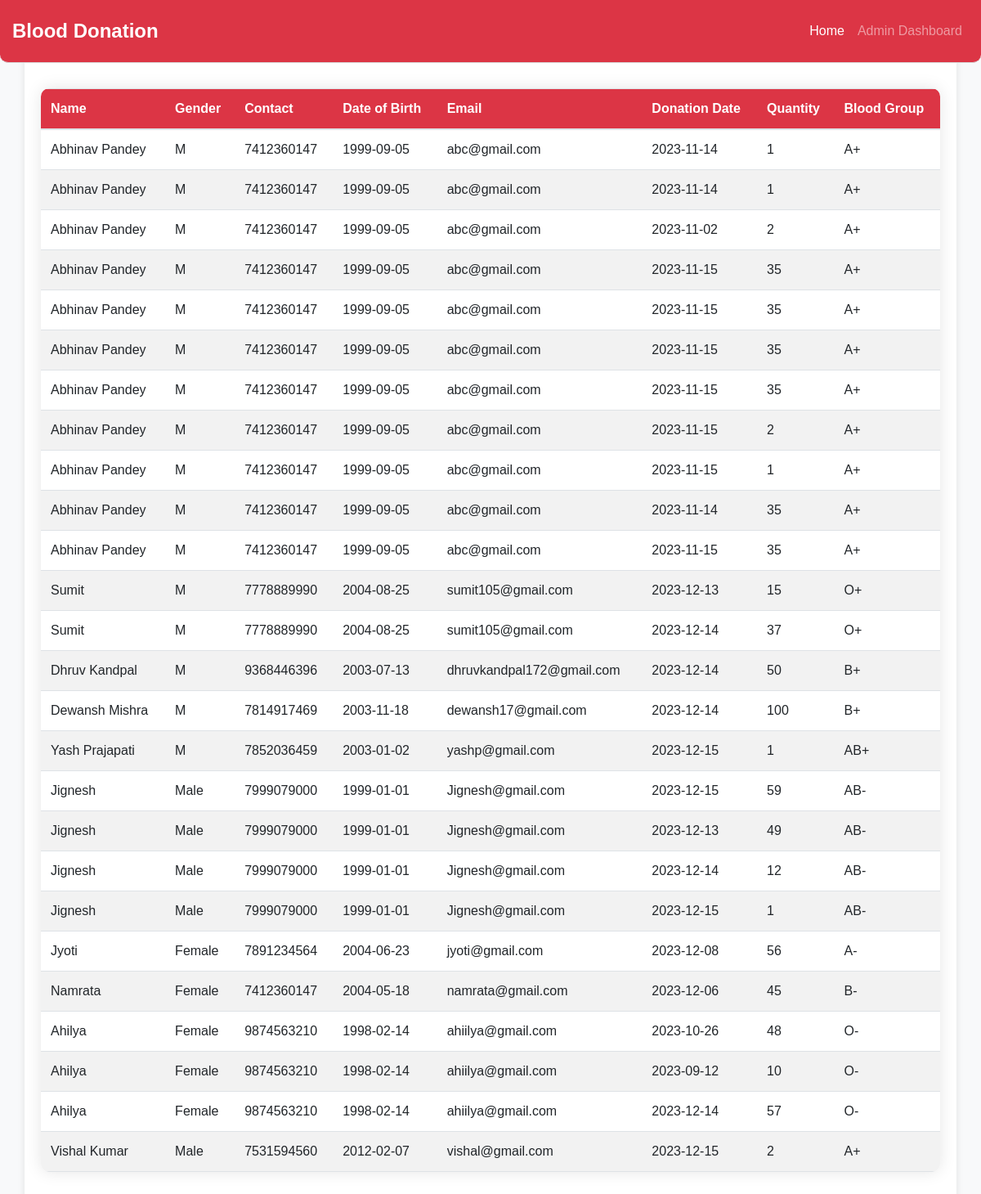
/donations_made, run on the app's committed database.
### app.py (models this page shows)
class User(db.Model):
    id = db.Column(db.Integer, primary_key=True)
    username = db.Column(db.String(20), unique=True, nullable=False)
    email = db.Column(db.String(120), unique=True, nullable=False)
    password = db.Column(db.String(60), nullable=False)
    full_name = db.Column(db.String(50), nullable=True)
    gender = db.Column(db.String(10))
    date_of_birth = db.Column(db.Date)
    contact_details = db.Column(db.String(20))
    address = db.Column(db.String(100))
    blood_type = db.Column(db.String(5))
    medical_history = db.Column(db.Text)
    eligibility_for_donation = db.Column(db.Boolean, default=True)
    donations = db.relationship('DonationRecord', backref='user', lazy=True)

class D_record(db.Model):
    id = db.Column(db.Integer, primary_key=True)
    user_id = db.Column(db.Integer, db.ForeignKey('user.id'), nullable=False)
    donation_date = db.Column(db.Date, nullable=False, default='2000-01-01')
    quantity = db.Column(db.Integer, nullable=False)
    blood_group = db.Column(db.String(5), nullable=False)

### app.py (the view)
@app.route('/donations_made')
def donations_made():
    users = User.query.all()
    return render_template('donations_made.html', users=users, get_donation_records=get_donation_records)

### app.py (called while the page is built)
def get_donation_records(user_id):
    return D_record.query.filter_by(user_id=user_id).all()

### templates/donations_made.html (shortened to what this page needs)
<!DOCTYPE html>
<html lang="en">
<head>
    <link rel="stylesheet" href="https://stackpath.bootstrapcdn.com/bootstrap/4.3.1/css/bootstrap.min.css">
</head>
<body>
    <nav class="navbar navbar-expand-lg navbar-dark fixed-top">
        <a class="navbar-brand" href="{{ url_for('index') }}">Blood Donation</a>
        <div class="collapse navbar-collapse" id="navbarNav">
            <ul class="navbar-nav ml-auto">
                <li class="nav-item active">
                    <a class="nav-link" href="{{ url_for('index') }}">Home</a>
                </li>
                <li class="nav-item">
                    <a class="nav-link" href="{{ url_for('admin_dashboard') }}">Admin Dashboard</a>
                </li>
            </ul>
        </div>
    </nav>
    <div class="container">
        <h2>Donations Made</h2>
        <table class="table">
            <thead>
                <tr>
                    <th onclick="sortTable(0)">Name</th>
                    <th onclick="sortTable(1)">Gender</th>
                    <th onclick="sortTable(2)">Contact</th>
                    <th onclick="sortTable(3)">Date of Birth</th>
                    <th onclick="sortTable(4)">Email</th>
                    <th onclick="sortTable(5)">Donation Date</th>
                    <th onclick="sortTable(6)">Quantity</th>
                    <th onclick="sortTable(7)">Blood Group</th>
                </tr>
            </thead>
            <tbody>
                {% for user in users %}
                {% set donation_records = get_donation_records(user.id) %}
                {% for record in donation_records %}
                <tr>
                    <td>{{ user.full_name }}</td>
                    <td>{{ user.gender }}</td>
                    <td>{{ user.contact_details }}</td>
                    <td>{{ user.date_of_birth }}</td>
                    <td>{{ user.email }}</td>
                    <td>{{ record.donation_date }}</td>
                    <td>{{ record.quantity }}</td>
                    <td>{{ user.blood_type }}</td>
                </tr>
                {% endfor %}
                {% endfor %}
            </tbody>
        </table>
    </div>
</body>
</html>

### templates/donations_made.html (style rules this page uses)
body { background-color: #f8f9fa; font-family: 'Arial', sans-serif; }
.navbar { background-color: #dc3545; padding: 15px; border-bottom: 1px solid #d6d6d6; border-radius: 0 0 10px 10px; }
.navbar-brand { color: #ffffff; font-size: 24px; font-weight: bold; }
.container { background-color: #ffffff; padding: 20px; border-radius: 10px; box-shadow: 0 4px 8px rgba(0, 0, 0, 0.1); margin-top: 20px; }
h2 { color: #dc3545; margin-bottom: 30px; }
table { width: 100%; margin-top: 20px; border-collapse: collapse; box-shadow: 0 0 20px rgba(0, 0, 0, 0.1); border-radius: 10px; overflow: hidden; }
th, td { padding: 15px; text-align: left; border-bottom: 1px solid #dee2e6; cursor: pointer; }
th { background-color: #dc3545; color: #ffffff; }
tr:nth-child(even) { background-color: #f2f2f2; }

### data on the page
User: full_name "Abhinav Pandey", gender "M", contact_details "7412360147", date_of_birth "1999-09-05", email "abc@gmail.com", blood_type "A+"
D_record: donation_date "2023-11-14", quantity "1"
D_record: donation_date "2023-11-14", quantity "1"
D_record: donation_date "2023-11-02", quantity "2"
D_record: donation_date "2023-11-15", quantity "35"
D_record: donation_date "2023-11-15", quantity "35"
D_record: donation_date "2023-11-15", quantity "35"
D_record: donation_date "2023-11-15", quantity "35"
D_record: donation_date "2023-11-15", quantity "2"
D_record: donation_date "2023-11-15", quantity "1"
D_record: donation_date "2023-11-14", quantity "35"
D_record: donation_date "2023-11-15", quantity "35"
User: full_name "Sumit", gender "M", contact_details "7778889990", date_of_birth "2004-08-25", email "sumit105@gmail.com", blood_type "O+"
D_record: donation_date "2023-12-13", quantity "15"
D_record: donation_date "2023-12-14", quantity "37"
User: full_name "Dhruv Kandpal", gender "M", contact_details "9368446396", date_of_birth "2003-07-13", email "dhruvkandpal172@gmail.com", blood_type "B+"
D_record: donation_date "2023-12-14", quantity "50"
User: full_name "Dewansh Mishra", gender "M", contact_details "7814917469", date_of_birth "2003-11-18", email "dewansh17@gmail.com", blood_type "B+"
D_record: donation_date "2023-12-14", quantity "100"
User: full_name "Yash Prajapati", gender "M", contact_details "7852036459", date_of_birth "2003-01-02", email "yashp@gmail.com", blood_type "AB+"
D_record: donation_date "2023-12-15", quantity "1"
User: full_name "Jignesh", gender "Male", contact_details "7999079000", date_of_birth "1999-01-01", email "Jignesh@gmail.com", blood_type "AB-"
D_record: donation_date "2023-12-15", quantity "59"
D_record: donation_date "2023-12-13", quantity "49"
D_record: donation_date "2023-12-14", quantity "12"
D_record: donation_date "2023-12-15", quantity "1"
User: full_name "Jyoti", gender "Female", contact_details "7891234564", date_of_birth "2004-06-23", email "jyoti@gmail.com", blood_type "A-"
D_record: donation_date "2023-12-08", quantity "56"
User: full_name "Namrata", gender "Female", contact_details "7412360147", date_of_birth "2004-05-18", email "namrata@gmail.com", blood_type "B-"
D_record: donation_date "2023-12-06", quantity "45"
User: full_name "Ahilya", gender "Female", contact_details "9874563210", date_of_birth "1998-02-14", email "ahiilya@gmail.com", blood_type "O-"
D_record: donation_date "2023-10-26", quantity "48"
D_record: donation_date "2023-09-12", quantity "10"
D_record: donation_date "2023-12-14", quantity "57"
User: full_name "Vishal Kumar", gender "Male", contact_details "7531594560", date_of_birth "2012-02-07", email "vishal@gmail.com", blood_type "A+"
D_record: donation_date "2023-12-15", quantity "2"
